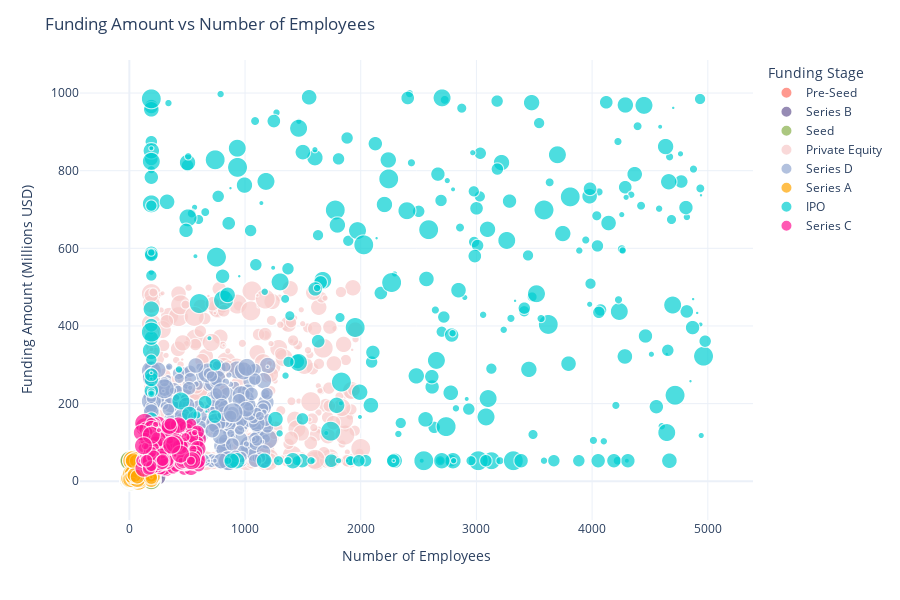

The code cell stored with this chart in its notebook:
### Markdown cell above
## **Lets Visualize Funding Amount vs Number of Employees**

### Code cell
# Define a custom vibrant color palette for Funding Stage
Funding_Stage_Palette = [
    "#FF6F61", "#6B5B95", "#88B04B", "#F7CAC9", "#92A8D1",
    "#FFA500", "#00CED1", "#FF1493", "#8B0000"
]

fig = px.scatter(
    df,
    x="Number_of_Employees",
    y="Last_Funding_Amount_USD_Millions",
    color="Funding_Stage",
    size="Market_Size_Billion_USD",
    color_discrete_sequence=Funding_Stage_Palette,
    size_max=20,  # max bubble size
    hover_data=["Industry", "Number_of_Employees", "Last_Funding_Amount_USD_Millions", "Market_Size_Billion_USD"]
)

fig.update_layout(
    title="Funding Amount vs Number of Employees",
    xaxis_title="Number of Employees",
    yaxis_title="Funding Amount (Millions USD)",
    legend_title="Funding Stage",
    template="plotly_white",
    width=900,
    height=600
)

fig.show()

### Figure 1 — Plotly figure (JSON) as saved in the notebook; plotly's stock layout.template omitted (floating-point values rounded to 4 significant figures; data arrays with more than 128 entries replaced by an {"elided": "..."} marker saying what was removed)
{"data": [{"customdata": {"elided": "345x2 mixed values"}, "hovertemplate": "Funding_Stage=Pre-Seed<br>Number_of_Employees=%{x}<br>Last_Funding_Amount_USD_Millions=%{y}<br>Market_Size_Billion_USD=%{customdata[1]}<br>Industry=%{customdata[0]}<extra></extra>", "legendgroup": "Pre-Seed", "marker": {"color": "#FF6F61", "size": {"elided": "345 float values"}, "sizemode": "area", "sizeref": 0.375, "symbol": "circle"}, "mode": "markers", "name": "Pre-Seed", "showlegend": true, "type": "scattergl", "x": {"elided": "345 int values"}, "xaxis": "x", "y": {"elided": "345 float values"}, "yaxis": "y"}, {"customdata": {"elided": "333x2 mixed values"}, "hovertemplate": "Funding_Stage=Series B<br>Number_of_Employees=%{x}<br>Last_Funding_Amount_USD_Millions=%{y}<br>Market_Size_Billion_USD=%{customdata[1]}<br>Industry=%{customdata[0]}<extra></extra>", "legendgroup": "Series B", "marker": {"color": "#6B5B95", "size": {"elided": "333 float values"}, "sizemode": "area", "sizeref": 0.375, "symbol": "circle"}, "mode": "markers", "name": "Series B", "showlegend": true, "type": "scattergl", "x": {"elided": "333 int values"}, "xaxis": "x", "y": {"elided": "333 float values"}, "yaxis": "y"}, {"customdata": {"elided": "691x2 mixed values"}, "hovertemplate": "Funding_Stage=Seed<br>Number_of_Employees=%{x}<br>Last_Funding_Amount_USD_Millions=%{y}<br>Market_Size_Billion_USD=%{customdata[1]}<br>Industry=%{customdata[0]}<extra></extra>", "legendgroup": "Seed", "marker": {"color": "#88B04B", "size": {"elided": "691 float values"}, "sizemode": "area", "sizeref": 0.375, "symbol": "circle"}, "mode": "markers", "name": "Seed", "showlegend": true, "type": "scattergl", "x": {"elided": "691 int values"}, "xaxis": "x", "y": {"elided": "691 float values"}, "yaxis": "y"}, {"customdata": {"elided": "353x2 mixed values"}, "hovertemplate": "Funding_Stage=Private Equity<br>Number_of_Employees=%{x}<br>Last_Funding_Amount_USD_Millions=%{y}<br>Market_Size_Billion_USD=%{customdata[1]}<br>Industry=%{customdata[0]}<extra></extra>", "legendgroup": "Private Equity", "marker": {"color": "#F7CAC9", "size": {"elided": "353 float values"}, "sizemode": "area", "sizeref": 0.375, "symbol": "circle"}, "mode": "markers", "name": "Private Equity", "showlegend": true, "type": "scattergl", "x": {"elided": "353 int values"}, "xaxis": "x", "y": {"elided": "353 float values"}, "yaxis": "y"}, {"customdata": {"elided": "335x2 mixed values"}, "hovertemplate": "Funding_Stage=Series D<br>Number_of_Employees=%{x}<br>Last_Funding_Amount_USD_Millions=%{y}<br>Market_Size_Billion_USD=%{customdata[1]}<br>Industry=%{customdata[0]}<extra></extra>", "legendgroup": "Series D", "marker": {"color": "#92A8D1", "size": {"elided": "335 float values"}, "sizemode": "area", "sizeref": 0.375, "symbol": "circle"}, "mode": "markers", "name": "Series D", "showlegend": true, "type": "scattergl", "x": {"elided": "335 int values"}, "xaxis": "x", "y": {"elided": "335 float values"}, "yaxis": "y"}, {"customdata": {"elided": "336x2 mixed values"}, "hovertemplate": "Funding_Stage=Series A<br>Number_of_Employees=%{x}<br>Last_Funding_Amount_USD_Millions=%{y}<br>Market_Size_Billion_USD=%{customdata[1]}<br>Industry=%{customdata[0]}<extra></extra>", "legendgroup": "Series A", "marker": {"color": "#FFA500", "size": {"elided": "336 float values"}, "sizemode": "area", "sizeref": 0.375, "symbol": "circle"}, "mode": "markers", "name": "Series A", "showlegend": true, "type": "scattergl", "x": {"elided": "336 int values"}, "xaxis": "x", "y": {"elided": "336 float values"}, "yaxis": "y"}, {"customdata": {"elided": "336x2 mixed values"}, "hovertemplate": "Funding_Stage=IPO<br>Number_of_Employees=%{x}<br>Last_Funding_Amount_USD_Millions=%{y}<br>Market_Size_Billion_USD=%{customdata[1]}<br>Industry=%{customdata[0]}<extra></extra>", "legendgroup": "IPO", "marker": {"color": "#00CED1", "size": {"elided": "336 float values"}, "sizemode": "area", "sizeref": 0.375, "symbol": "circle"}, "mode": "markers", "name": "IPO", "showlegend": true, "type": "scattergl", "x": {"elided": "336 int values"}, "xaxis": "x", "y": {"elided": "336 float values"}, "yaxis": "y"}, {"customdata": {"elided": "340x2 mixed values"}, "hovertemplate": "Funding_Stage=Series C<br>Number_of_Employees=%{x}<br>Last_Funding_Amount_USD_Millions=%{y}<br>Market_Size_Billion_USD=%{customdata[1]}<br>Industry=%{customdata[0]}<extra></extra>", "legendgroup": "Series C", "marker": {"color": "#FF1493", "size": {"elided": "340 float values"}, "sizemode": "area", "sizeref": 0.375, "symbol": "circle"}, "mode": "markers", "name": "Series C", "showlegend": true, "type": "scattergl", "x": {"elided": "340 int values"}, "xaxis": "x", "y": {"elided": "340 float values"}, "yaxis": "y"}], "layout": {"height": 600, "legend": {"itemsizing": "constant", "title": {"text": "Funding Stage"}, "tracegroupgap": 0}, "margin": {"t": 60}, "title": {"text": "Funding Amount vs Number of Employees"}, "width": 900, "xaxis": {"anchor": "y", "domain": [0, 1], "title": {"text": "Number of Employees"}}, "yaxis": {"anchor": "x", "domain": [0, 1], "title": {"text": "Funding Amount (Millions USD)"}}}}
